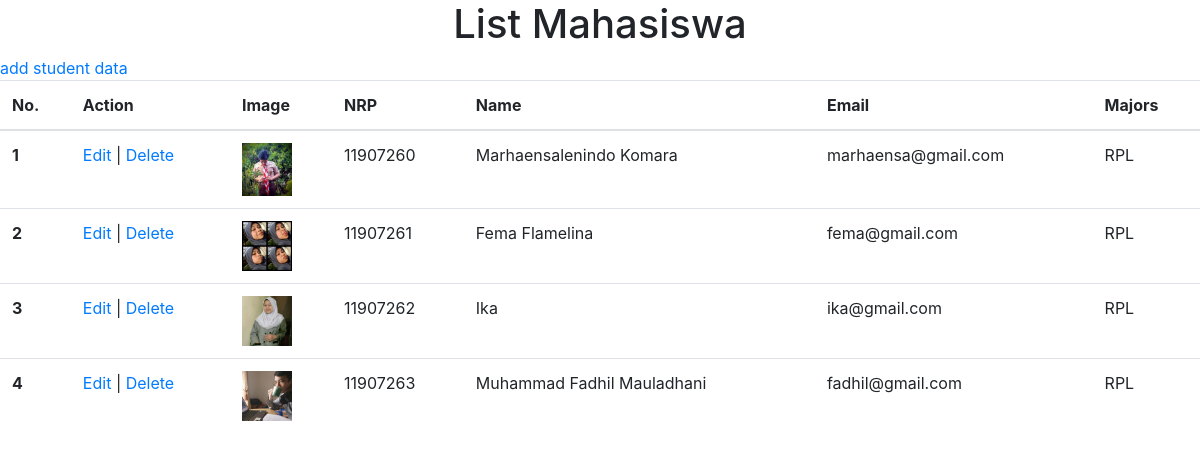
The page /pertemuan10/index.php on the database its author committed.
### tables this page shows
CREATE TABLE `mahasiswa` (
  `id` int(11) NOT NULL,
  `nama` varchar(200) NOT NULL,
  `nrp` varchar(100) NOT NULL,
  `email` varchar(100) NOT NULL,
  `jurusan` varchar(100) NOT NULL,
  `gambar` varchar(100) NOT NULL
);

### pertemuan10/functions.php (called while the page is built, shortened)
<?php
$conn = mysqli_connect("localhost","root","","phpdasar");
function query($query){
	global $conn;
	$result = mysqli_query($conn,$query);
	while($row = mysqli_fetch_assoc($result)){
		$rows[] = $row;
	}
	return $rows;
}
 ?>

### pertemuan10/index.php (the view, shortened to what this page needs)
<?php
require 'functions.php';
$mahasiswa = query("SELECT * FROM mahasiswa");
 ?>
<!DOCTYPE html>
<html>
<head>
	<link rel="stylesheet" href="https://maxcdn.bootstrapcdn.com/bootstrap/4.0.0/css/bootstrap.min.css">
</head>
<body>
<h1 style="text-align: center;">List Mahasiswa</h1>
<a href="tambah.php">add student data
</a>
<table class="table">
  <thead>
    <tr>
      <th scope="col">No.</th>
      <th scope="col">Action</th>
      <th scope="col">Image</th>
      <th scope="col">NRP</th>
      <th scope="col">Name</th>
      <th scope="col">Email</th>
      <th scope="col">Majors</th>
    </tr>
  </thead>
  <tbody>
  	<?php $i=1; ?>
  	<?php foreach($mahasiswa as $row) : ?>
    <tr>
      <th scope="row"><?= $i; ?></th>
      <div class="buttontd">
      <td><a href="" style="text-decoration: none; ">Edit</a> | <a href="hapus.php?id=<?= $row["id"]; ?>" style="text-decoration: none; " onclick="return confirm('yakin?')">Delete</a></td>
      </div>
      <td><img src="img/<?php echo $row["gambar"]; ?>"></td>
      <td><?= $row["nrp"]; ?></td>
      <td><?= $row["nama"]; ?></td>
      <td><?= $row["email"]; ?></td>
      <td><?= $row["jurusan"]; ?></td>
    </tr>
<?php $i++; ?>
<?php endforeach; ?>
</tbody>
</table>
</body>
</html>

### pertemuan10/index.php (style rules this page uses)
img { width: 50px; }

### rows shown on the page
mahasiswa: gambar (picture), nrp "11907260", nama "Marhaensalenindo Komara", email "marhaensa@gmail.com", jurusan "RPL"
mahasiswa: gambar (picture), nrp "11907261", nama "Fema Flamelina", email "fema@gmail.com", jurusan "RPL"
mahasiswa: gambar (picture), nrp "11907262", nama "Ika", email "ika@gmail.com", jurusan "RPL"
mahasiswa: gambar (picture), nrp "11907263", nama "Muhammad Fadhil Mauladhani", email "fadhil@gmail.com", jurusan "RPL"
